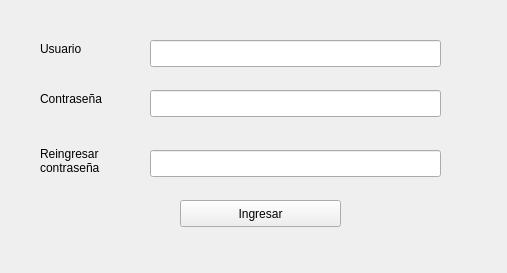
<?xml version="1.0" encoding="UTF-8"?>
<ui version="4.0">
 <class>Registra</class>
 <widget class="QWidget" name="Registra">
  <property name="geometry">
   <rect>
    <x>0</x>
    <y>0</y>
    <width>507</width>
    <height>273</height>
   </rect>
  </property>
  <property name="windowTitle">
   <string>Registrar usuario</string>
  </property>
  <widget class="QLabel" name="usuario">
   <property name="geometry">
    <rect>
     <x>40</x>
     <y>40</y>
     <width>67</width>
     <height>17</height>
    </rect>
   </property>
   <property name="text">
    <string>Usuario</string>
   </property>
  </widget>
  <widget class="QLabel" name="contrasea">
   <property name="geometry">
    <rect>
     <x>40</x>
     <y>90</y>
     <width>81</width>
     <height>17</height>
    </rect>
   </property>
   <property name="text">
    <string>Contraseña</string>
   </property>
  </widget>
  <widget class="QLineEdit" name="nuevo_usuario_in">
   <property name="geometry">
    <rect>
     <x>150</x>
     <y>40</y>
     <width>291</width>
     <height>27</height>
    </rect>
   </property>
  </widget>
  <widget class="QLineEdit" name="nueva_contrasea_in">
   <property name="geometry">
    <rect>
     <x>150</x>
     <y>90</y>
     <width>291</width>
     <height>27</height>
    </rect>
   </property>
  </widget>
  <widget class="QPushButton" name="boton_ingresar">
   <property name="geometry">
    <rect>
     <x>180</x>
     <y>200</y>
     <width>161</width>
     <height>27</height>
    </rect>
   </property>
   <property name="text">
    <string>Ingresar</string>
   </property>
  </widget>
  <widget class="QLabel" name="contrasea_2">
   <property name="geometry">
    <rect>
     <x>40</x>
     <y>140</y>
     <width>81</width>
     <height>41</height>
    </rect>
   </property>
   <property name="text">
    <string>Reingresar
contraseña</string>
   </property>
  </widget>
  <widget class="QLineEdit" name="nueva_contrasea2_in">
   <property name="geometry">
    <rect>
     <x>150</x>
     <y>150</y>
     <width>291</width>
     <height>27</height>
    </rect>
   </property>
  </widget>
 </widget>
 <resources/>
 <connections/>
</ui>
